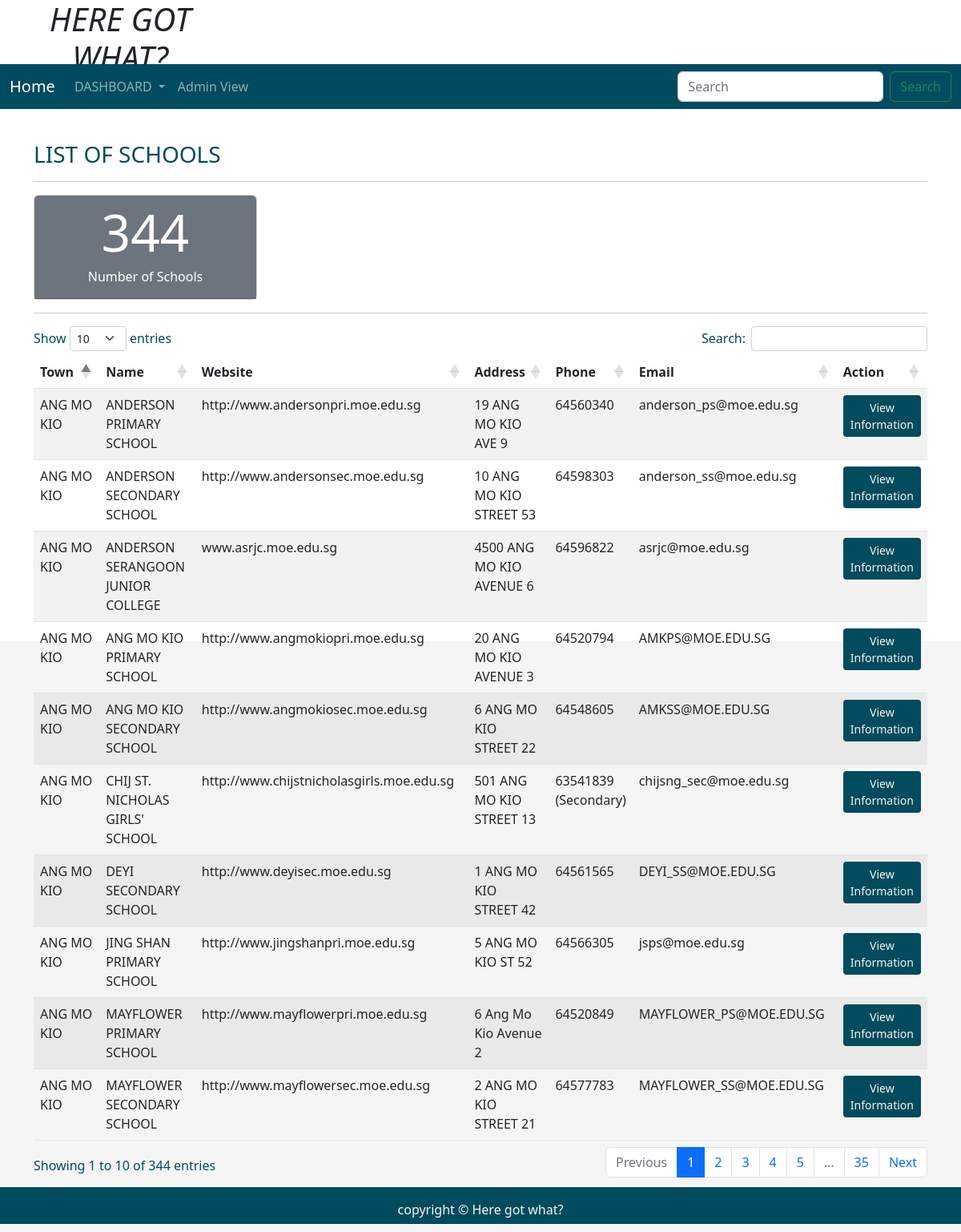
Screenshot of /singlealluserschool with the database file from the repository.
### tables this page shows
CREATE TABLE "school" (
	"name"	TEXT,
	"url_address"	TEXT,
	"address"	TEXT,
	"postal"	TEXT,
	"phone"	TEXT,
	"email"	TEXT,
	"mrt"	TEXT,
	"bus"	TEXT,
	"town"	TEXT,
	"zone"	TEXT,
	"type"	TEXT,
	"nature"	TEXT,
	"mainlvl"	TEXT,
	PRIMARY KEY("name")
);

### application.py (the view)
@application.route('/singlealluserschool')
def singlealluserschool():
    user = get_active_user()
    db = get_database()
    userschool_cur = db.execute('SELECT * from school')
    all_userschool_info = userschool_cur.fetchall()
    countschool_cur = db.execute('select count(name) from school ')
    count_school_info = countschool_cur.fetchall()
    countS = count_school_info[0]
    print(all_userschool_info)
    return render_template('userallschoolsDashboard.html', user = user, all_userschool_info = all_userschool_info, countS=countS)

### application.py (called while the page is built)
@application.teardown_appcontext
def close_database(error):
    if hasattr(g, 'ICT2103Web_db'):
        g.ICT2103Web_db.close()

def get_active_user():
    user = None
    if 'user' in session:
        user = session['user']
        db = get_database()
        user_cur = db.execute('select * from users where name =?', [user])
        user = user_cur.fetchone()
    return user

### database.py (called while the page is built)
def connect_to_database():
    sql = sqlite3.connect('C:/ICT2103Web/ICT2103Web.db')
    sql.row_factory = sqlite3.Row
    return sql

def get_database():
    if not hasattr(g, 'ICT2103Web_db'):
        g.ICT2103Web_db = connect_to_database()
    return  g.ICT2103Web_db

### templates/userallschoolsDashboard.html (shortened to what this page needs)
<!DOCTYPE html>
<html lang="en">
<head>
    <link rel="stylesheet" href="https://cdnjs.cloudflare.com/ajax/libs/font-awesome/4.7.0/css/font-awesome.min.css">
    <link href="https://cdn.jsdelivr.net/npm/bootstrap@5.1.3/dist/css/bootstrap.min.css" rel="stylesheet"
>
    <link rel="stylesheet" href="{{ url_for('static', filename='home.css')}}" type="text/css">
    <link rel="stylesheet" href="https://cdnjs.cloudflare.com/ajax/libs/twitter-bootstrap/5.2.0/css/bootstrap.min.css">
    <link rel="stylesheet" href="https://cdn.datatables.net/1.12.1/css/dataTables.bootstrap5.min.css">
</head>
<body>
    <div class="parent">
        <div class="child child1">
            <h1 class="text-center"><i>HERE GOT WHAT?</i></h1>
        </div>
        <div class="child child3 dropdown">
            <nav class="navbar navbar-expand-lg navbar-dark" style="background-color: #004b5f;">
                <div class="container-fluid">
                    <a class="navbar-brand" href="{{url_for('normaluserDashboard')}}">Home</a>
                    <div class="collapse navbar-collapse" id="navbarSupportedContent">
                        <ul class="navbar-nav me-auto mb-2 mb-lg-0">
                            <li class="nav-item dropdown">
                                <a class="nav-link dropdown-toggle" href="#" id="navbarDropdown" role="button"
                                    data-bs-toggle="dropdown" aria-expanded="false">
                                    DASHBOARD
                                </a>
                            </li>
                            <li class="nav-item">
                                <a class="nav-link" href="{{url_for('index')}}">Admin View</a>
                            </li>
                        </ul>
                        <form class="d-flex">
                            <input class="form-control me-2" type="search" placeholder="Search" aria-label="Search">
                            <button class="btn btn-outline-success" type="submit">Search</button>
                        </form>
                    </div>
                </div>
            </nav>
        </div>
        <div class="child child6  container" style="color:rgb(0, 75, 93);">
            <div class="table-responsive-lg caption-top">
                <caption>
                    <h3>LIST OF SCHOOLS</h3>
                </caption>
                <hr>
                <div class="col-md-3">
                    <div class="card">
                        <div class="card-header bg-secondary text-white">
                            <div class="row align-items-center">
                                <div class="col" style="text-align: center;">
                                    {% for countS in countS %}
                                    <h3 class="display-3 counter">{{ countS }}</h3>
                                    {% endfor %}
                                    <h6>Number of Schools</h6>
                                </div>
                            </div>
                        </div>
                    </div>
                </div>
                <hr>
                <table class="table table-striped " id="example">
                    <thead>
                        <tr>
                            <th scope="col">Town</th>
                            <th scope="col">Name</th>
                            <th scope="col">Website</th>
                            <th scope="col">Address</th>
                            <th scope="col">Phone</th>
                            <th scope="col">Email</th>
                            <th scope="col">Action</th>
                        </tr>
                    </thead>
                    <tbody>
                        {% for school in all_userschool_info %}
                        <tr>
                            <td scope="row">{{ school['town'] }}</td>
                            <td scope="row">{{ school['name'] }}</td>
                            <td scope="row">{{ school['url_address'] }}</td>
                            <td scope="row">{{ school['address'] }}</td>
                            <td scope="row">{{ school['phone'] }}</td>
                            <td scope="row">{{ school['email'] }}</td>
                            <td>
                                <a class="btn btn-sm" style="background-color:rgb(0, 75, 93); color:whitesmoke;"
                                    href="#">View Information</a>
                            </td>
                        </tr>
                        {% endfor %}
                    </tbody>
                </table>
            </div>
        </div>
        <div class="child child7" style="background-color:rgb(0, 75, 93); color:whitesmoke;">
            <p class="p-3 text-center">copyright &copy Here got what?</p>
        </div>
    </div>
</body>
</html>

### static/home.css (style rules this page uses)
html, body { height: 100%; background-color:whitesmoke; color:rgb(0, 75, 93); }
.parent { height: 100%; display: grid; grid-template-columns: repeat(4, 1fr); grid-template-rows: 10% 5% 7% auto 7%; }
.child { margin-bottom: 10px; }
.child1 { grid-column: 1/2; grid-row: 1/2; }
.child3 { grid-column: 1/-1; grid-row: 2/3; }
.child6 { grid-column: 1/-1; grid-row: 4/5; }
.child7 { grid-column: 1/-1; grid-row: 5/6; }

### rows the page displays
school: town "ANG MO KIO", name "ANDERSON PRIMARY SCHOOL", url_address "http://www.andersonpri.moe.edu.sg", address "19 ANG MO KIO AVE 9", phone "64560340", email "anderson_ps@moe.edu.sg"
school: town "ANG MO KIO", name "ANDERSON SECONDARY SCHOOL", url_address "http://www.andersonsec.moe.edu.sg", address "10 ANG MO KIO STREET 53", phone "64598303", email "anderson_ss@moe.edu.sg"
school: town "ANG MO KIO", name "ANDERSON SERANGOON JUNIOR COLLEGE", url_address "www.asrjc.moe.edu.sg", address "4500 ANG MO KIO AVENUE 6", phone "64596822", email "asrjc@moe.edu.sg"
school: town "ANG MO KIO", name "ANG MO KIO PRIMARY SCHOOL", url_address "http://www.angmokiopri.moe.edu.sg", address "20 ANG MO KIO AVENUE 3", phone "64520794", email "AMKPS@MOE.EDU.SG"
school: town "ANG MO KIO", name "ANG MO KIO SECONDARY SCHOOL", url_address "http://www.angmokiosec.moe.edu.sg", address "6 ANG MO KIO STREET 22", phone "64548605", email "AMKSS@MOE.EDU.SG"
school: town "ANG MO KIO", name "CHIJ ST. NICHOLAS GIRLS' SCHOOL", url_address "http://www.chijstnicholasgirls.moe.edu.sg", address "501 ANG MO KIO STREET 13", phone "63541839 (Secondary)", email "chijsng_sec@moe.edu.sg"
school: town "ANG MO KIO", name "DEYI SECONDARY SCHOOL", url_address "http://www.deyisec.moe.edu.sg", address "1 ANG MO KIO STREET 42", phone "64561565", email "DEYI_SS@MOE.EDU.SG"
school: town "ANG MO KIO", name "JING SHAN PRIMARY SCHOOL", url_address "http://www.jingshanpri.moe.edu.sg", address "5 ANG MO KIO ST 52", phone "64566305", email "jsps@moe.edu.sg"
school: town "ANG MO KIO", name "MAYFLOWER PRIMARY SCHOOL", url_address "http://www.mayflowerpri.moe.edu.sg", address "6 Ang Mo Kio Avenue 2", phone "64520849", email "MAYFLOWER_PS@MOE.EDU.SG"
school: town "ANG MO KIO", name "MAYFLOWER SECONDARY SCHOOL", url_address "http://www.mayflowersec.moe.edu.sg", address "2 ANG MO KIO STREET 21", phone "64577783", email "MAYFLOWER_SS@MOE.EDU.SG"

### other values shown
{{ countS }} "344"
